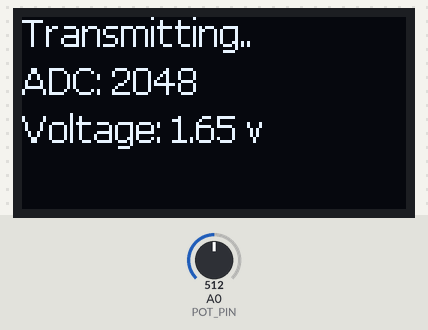
Recording of a sketch running on a simulated Arduino Zero (SAMD21). On the bench: 128×64 one-colour display. The test bench sets the inputs (shaded band); at power-on: A0 (POT_PIN) = 512 (analog values on the 0–1023 scale). No radio packets arrive unless stated; what the sketch prints to the serial monitor is not drawn.

Above: at 1.3 s.
1.4 s: A0 (POT_PIN) set to 716
At 6.0 s:
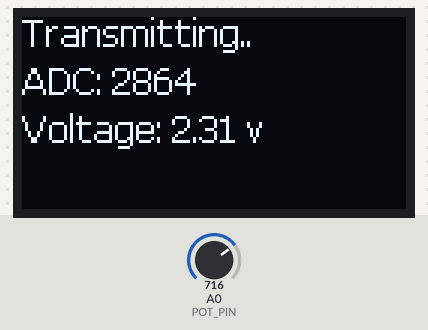
7.5 s: A0 (POT_PIN) set to 900
At 11.8 s:
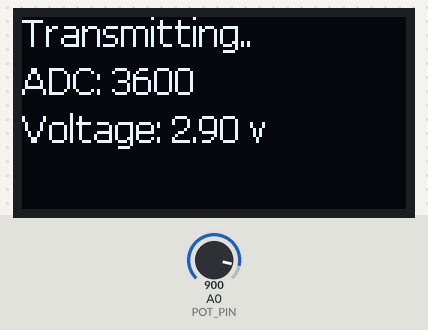
13.6 s: A0 (POT_PIN) set to 1023
At 16.4 s:
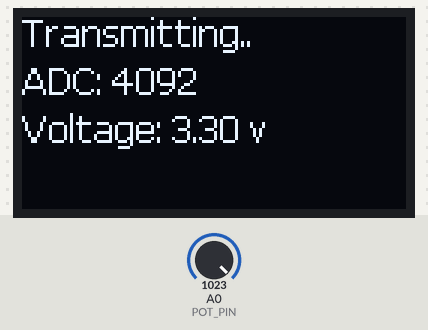
Timing chart, 0 to 17.9 s (numbered marks = the images above; inputs shaded):
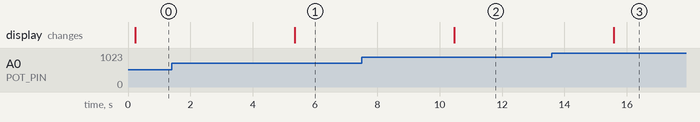

Measured:
- after the input at 1.4 s, the display: changes after 3.9 s (image 1)
- after the input at 7.5 s, the display: changes after 3.0 s (image 2)
- after the input at 13.6 s, the display: changes after 2.0 s (image 3)

The sketch:

lora2_prk1_STA1_POTENSIO_TX.ino
```cpp
//by : Nyoman Yudi Kurniawan
//for : TRSE - Undiksha - 2025
//www.aisi555.com

#include <SPI.h>
#include <LoRa.h>
#include "SSD1306Ascii.h"
#include "SSD1306AsciiWire.h"

// OLED settings
#define I2C_ADDRESS 0x3C
#define RST_PIN -1

SSD1306AsciiWire display;

// LoRa pins
#define LORA_CS_PIN 10
#define LORA_RST_PIN 9
#define LORA_DIO0_PIN 2

// Potentiometer pin
#define POT_PIN A0
#define REFERENCE_VOLTAGE 3.3


void setup() {
  Serial.begin(9600);
  while (!Serial); // Wait for serial monitor

    // Configure ADC reference voltage
  analogReference(EXTERNAL); // Use external reference voltage (3.3V)

  // Set ADC resolution to 12 bits
  analogReadResolution(12);


  Wire.begin();
  Wire.setClock(400000L);

  display.begin(&Adafruit128x64, I2C_ADDRESS);


  display.setFont(Verdana12);
  display.clear();
  display.println("Initializing...");


  // Initialize LoRa
  SPI.begin();
  LoRa.setPins(LORA_CS_PIN, LORA_RST_PIN, LORA_DIO0_PIN);
  if (!LoRa.begin(433E6)) {
    Serial.println("LoRa initialization failed!");
    while (1);
  }
  Serial.println("LoRa initialized successfully.");

  display.println("Lora OK !");
}

void loop() {


    int adcValue = analogRead(POT_PIN);
    float voltage = (adcValue / 4095.0) * REFERENCE_VOLTAGE;

    Serial.print("Sending ADC: ");
    Serial.print(adcValue);
    Serial.print(", Voltage: ");
    Serial.println(voltage);

    LoRa.beginPacket();
    LoRa.print("ADC:");
    LoRa.print(adcValue);
    LoRa.print(",Voltage:");
    LoRa.print(voltage);
    LoRa.endPacket();

    // Update OLED with transmitted data
    display.clear();
    display.println("Transmitting..");
    display.print("ADC: ");
    display.println(adcValue);
    display.print("Voltage: ");
    display.print(voltage);
    display.println(" v");
    delay(5000);
}
```
